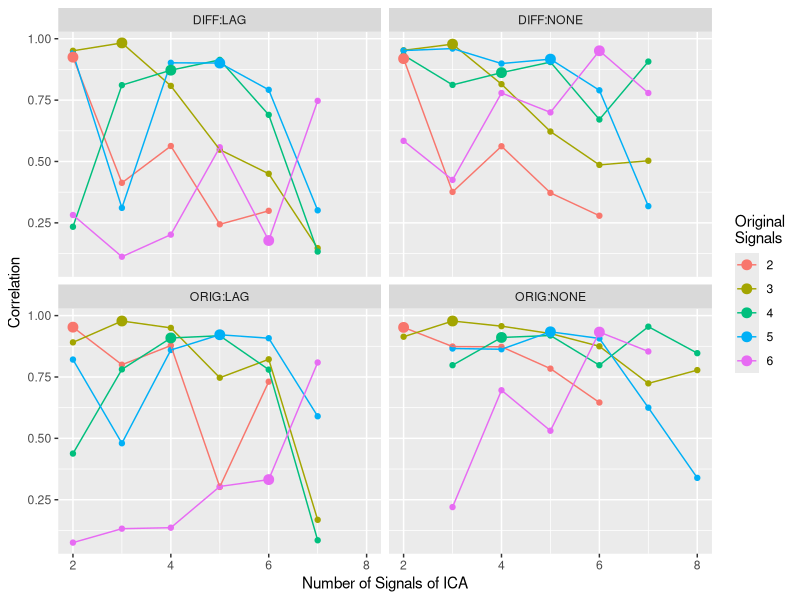
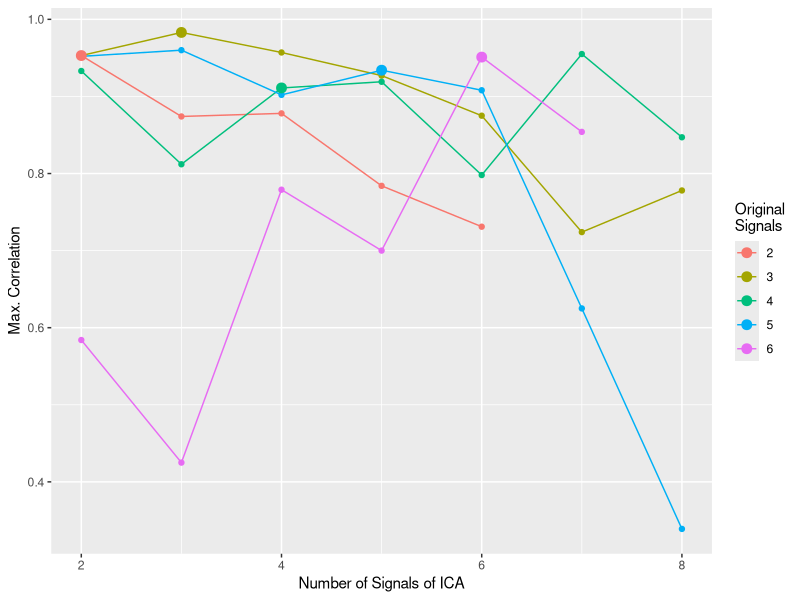
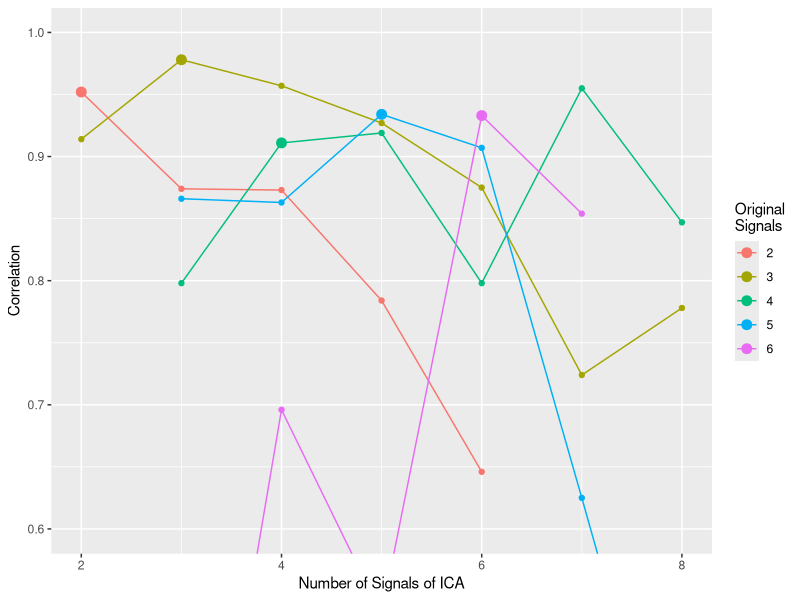
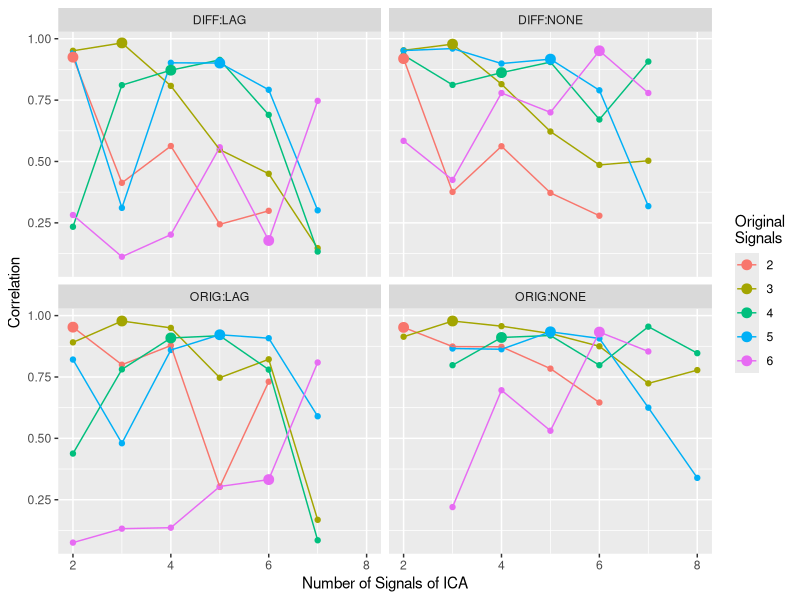
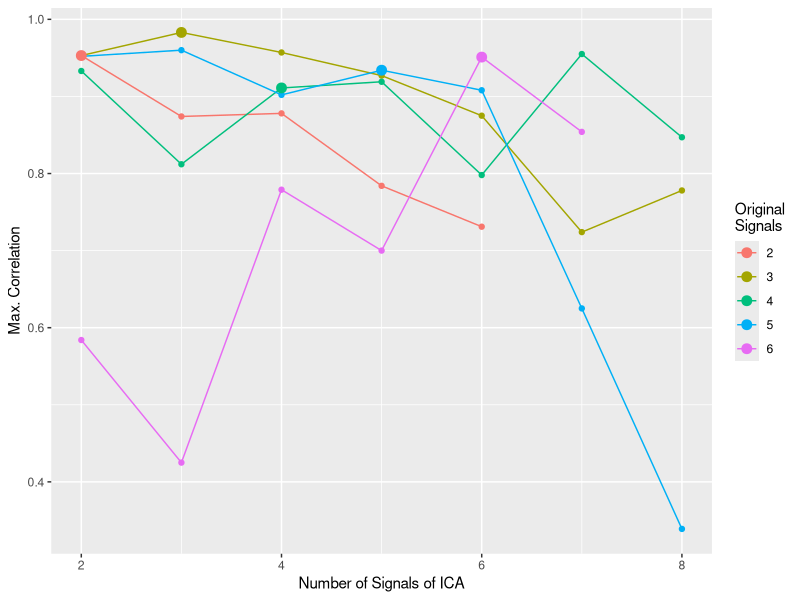
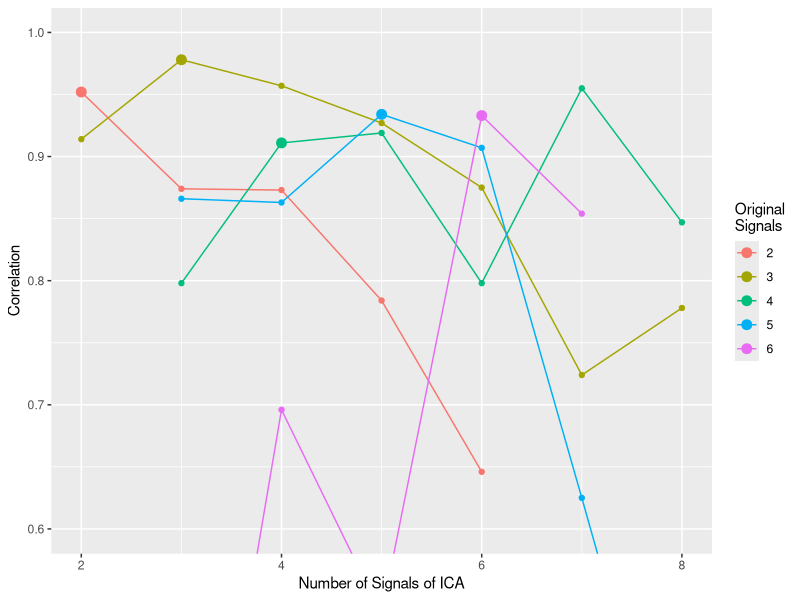

The R script that drew these images, in order:
library(tidyverse)

k <- c(1.53,1.92,2.34,2.97,3.45,3.97)
m <-matrix(rep(k,6),6,6)
t(m)/k

# corr;ICA;numOrig;CorrOrig;comment
data <- read_delim('correlation.csv', delim = ';', locale = locale(decimal_mark = '.')) %>%
  extract(ICA, 'numSigs', regex = 'ICA(\\d)', remove = F) %>%
  mutate_at(vars(numSigs,corr,CorrOrig), as.numeric) %>%
  mutate(lag = grepl('Lag',comment)) %>%
  mutate(dif = grepl('Diff',comment)) %>%
  mutate_at(vars(ICA), as.factor) %>%
  mutate(numSigs.f = as.factor(numSigs)) %>%
  mutate(numOrig.f = as.factor(numOrig)) %>%
  mutate(nlf = as.factor(paste0(ifelse(dif,'DIFF','ORIG'),':', ifelse(lag,'LAG','NONE'))))

data %>% ggplot(aes(numSigs,corr, color=numOrig.f))+
  geom_point()+
  geom_line()+
  geom_point(data=data %>% filter(numSigs==numOrig), aes(numSigs,corr, color=numOrig.f), size=3)+
  facet_wrap(~nlf)+
  #ggtitle('Correlation of Tracks with Target Signal')+
  scale_color_discrete(name = 'Original\nSignals')+
  xlab('Number of Signals of ICA')+
  ylab('Correlation')
ggsave('Correlation_Summary.png', dpi = 'print')

data.max <- data %>% # filter(nlf != 'NONE') %>%
  select(numSigs,numOrig,corr) %>%
  group_by(numSigs,numOrig) %>% summarise(corr.mean = mean(corr), corr.max = max(corr)) %>%
  mutate(numSigs.f = as.factor(numSigs)) %>%
  mutate(numOrig.f = as.factor(numOrig))

data.max %>% ggplot(aes(numSigs,corr.max, color=numOrig.f))+
  geom_point()+
  geom_line()+
  geom_point(data=data.max %>% filter(numSigs==numOrig), aes(numSigs,corr.max, color=numOrig.f), size=3)+
  #ggtitle('Correlation of Tracks with Target Signal')+
  scale_color_discrete(name = 'Original\nSignals')+
  xlab('Number of Signals of ICA')+
  ylab('Max. Correlation')
ggsave('Correlation_Summary_Max.png', dpi = 'print')

data.none <- data %>% filter(!dif & !lag)
data.none %>% ggplot(aes(numSigs,corr, color=numOrig.f))+
  geom_point()+
  geom_line()+
  geom_point(data=data.none %>% filter(numSigs==numOrig), aes(numSigs,corr, color=numOrig.f), size=3)+
  coord_cartesian(ylim = c(.6,1))+
  #ggtitle('Correlation of Tracks with Target Signal')+
  scale_color_discrete(name = 'Original\nSignals')+
  xlab('Number of Signals of ICA')+
  ylab('Correlation')
ggsave('Correlation_Summary_None.png', dpi = 'print')

